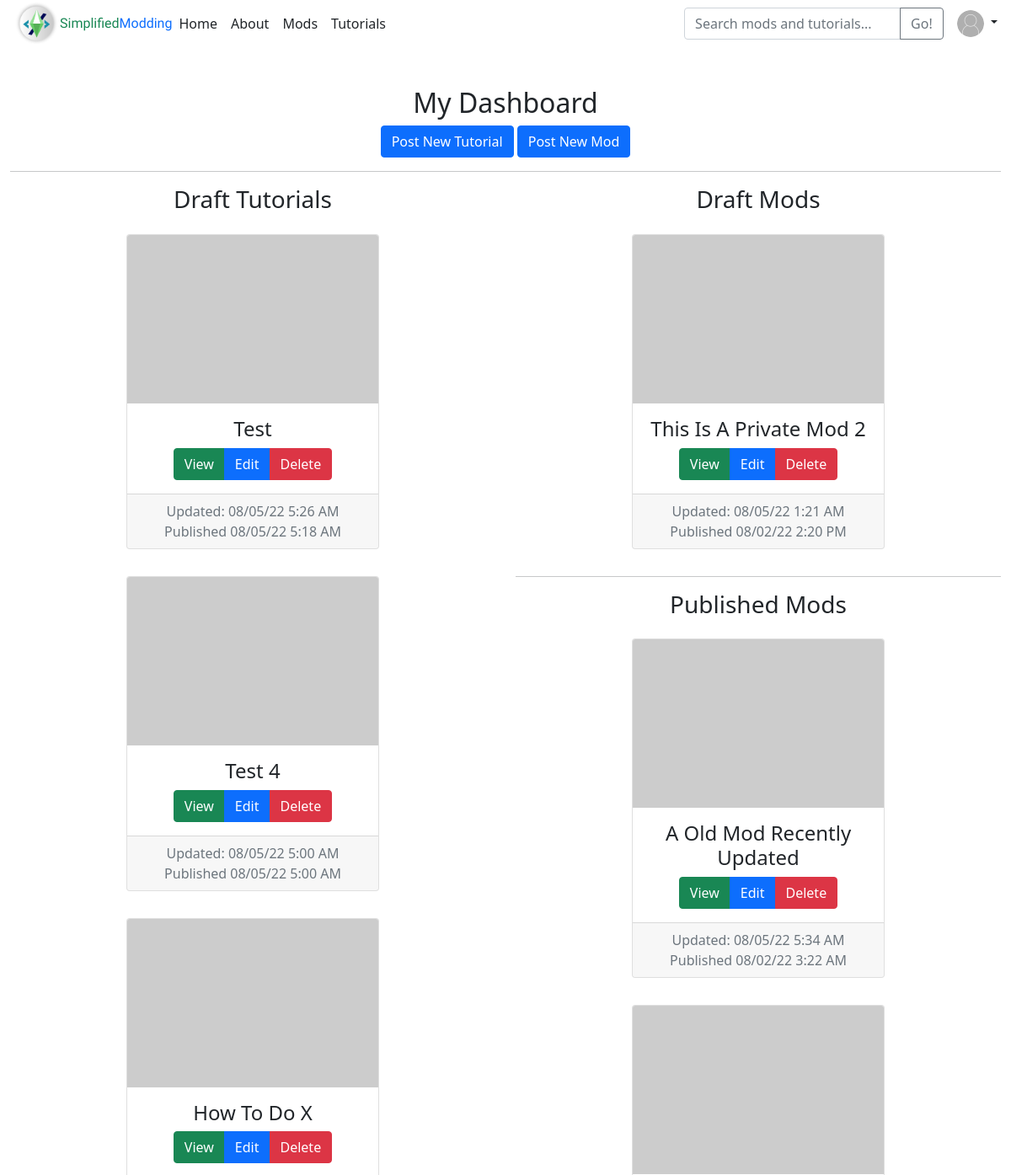
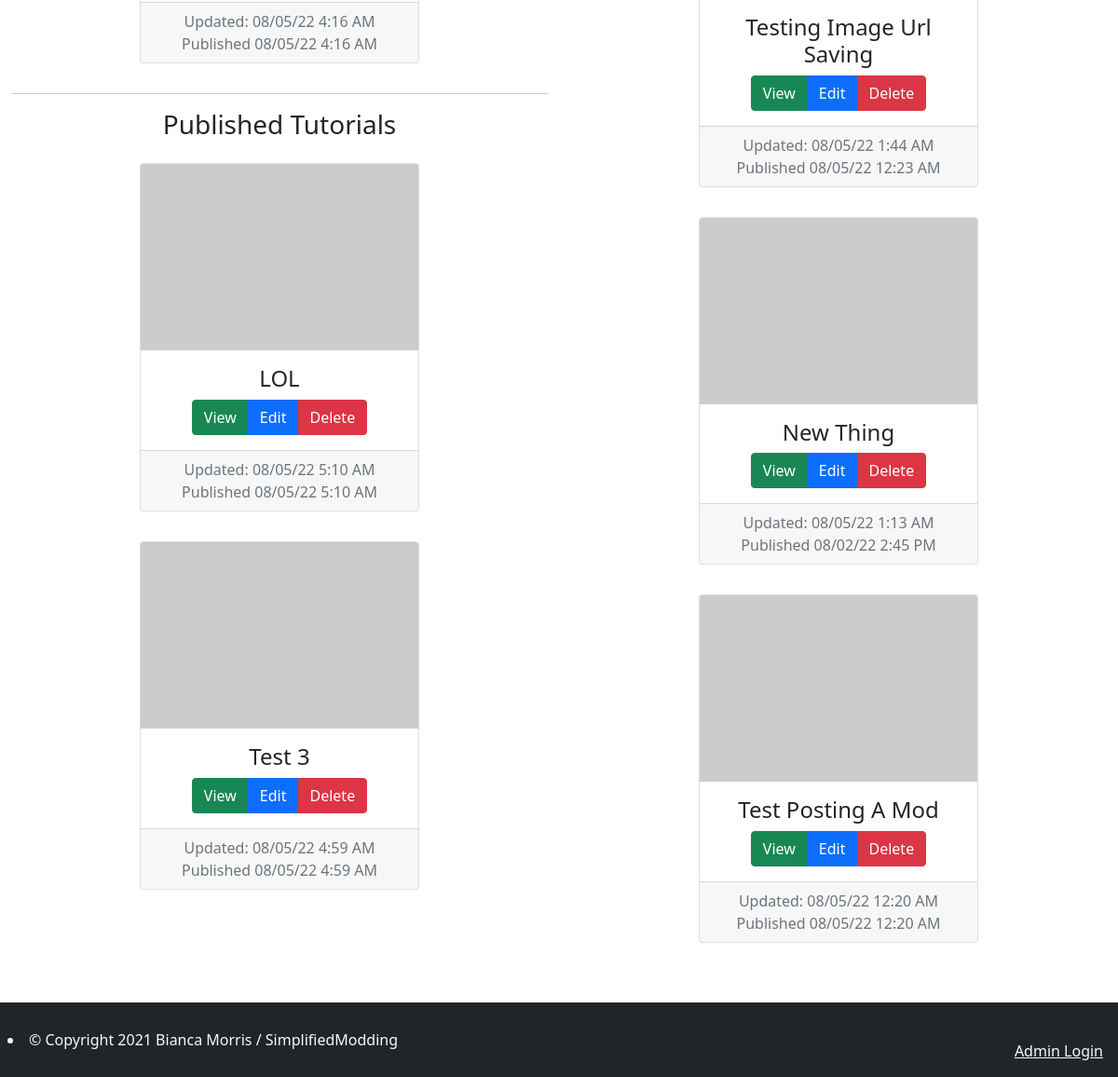
Before: /dashboard (signed in) with the older database file (2 pictures, top to bottom).
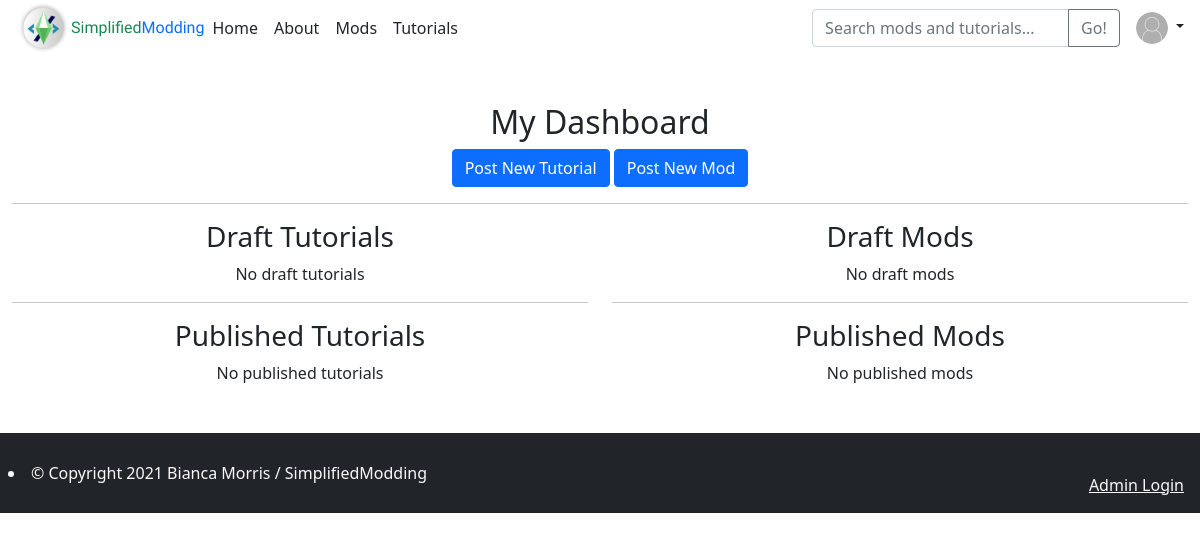
After: the same page with the newer database file.
### tables this page shows
CREATE TABLE tutorials (
id INTEGER NOT NULL PRIMARY KEY AUTOINCREMENT,
title TEXT NOT NULL,
tutorial_text TEXT NOT NULL,
video_embed_url TEXT,
feature_img_url TEXT,
updated INTEGER,
published INTEGER NOT NULL,
is_private BOOLEAN NOT NULL CHECK (is_private IN (0,1)),
is_draft BOOLEAN NOT NULL CHECK (is_draft IN (0, 1)),
tutorial_author INTEGER NOT NULL,
FOREIGN KEY (tutorial_author) REFERENCES users(id)
);

CREATE TABLE mods (
id INTEGER NOT NULL PRIMARY KEY AUTOINCREMENT,
title TEXT NOT NULL,
description TEXT,
download_url TEXT NOT NULL,
feature_img_url TEXT,
updated INTEGER,
published INTEGER NOT NULL,
version INTEGER NOT NULL,
is_private BOOLEAN NOT NULL CHECK (is_private IN (0,1)),
is_draft BOOLEAN NOT NULL CHECK (is_draft IN (0, 1)),
mod_author INTEGER NOT NULL,
FOREIGN KEY (mod_author) REFERENCES users(id)
);

### server/routes.py (the view)
@app_routes.route("/dashboard", methods=["GET"])
@login_required
@admin_required
def dashboard():
    user_id = session["user_id"]
    published_mods = db.execute("SELECT mods.id, title, updated, is_private, published, version, feature_img_url\
                                       FROM mods\
                                       WHERE is_draft = 0 AND mod_author = ?\
                                       ORDER BY updated desc", user_id)
    draft_mods = db.execute("SELECT mods.id, title, updated, is_private, published, version, feature_img_url\
                                        FROM mods\
                                         WHERE is_draft = 1 AND mod_author = ?\
                                         ORDER BY updated desc", user_id)
    published_tutorials = db.execute("SELECT tutorials.id, title, updated, is_private, published, feature_img_url\
                                     FROM tutorials\
                                     WHERE is_draft = 0 AND tutorial_author = ?\
                                     ORDER BY updated desc", user_id)
    draft_tutorials = db.execute("SELECT tutorials.id, title, updated, is_private, published, feature_img_url\
                                 FROM tutorials\
                                 WHERE is_draft = 1 AND tutorial_author = ?\
                                 ORDER BY updated desc", user_id)
    return render_template("admin_dash.html", context={ "published_mods": published_mods, "draft_mods": draft_mods, "published_tutorials": published_tutorials, "draft_tutorials": draft_tutorials })

### app.py (called while the page is built)
@app.after_request
def after_request(response):
    response.headers["Cache-Control"] = "no-cache, no-store, must-revalidate"
    response.headers["Expires"] = 0
    response.headers["Pragma"] = "no-cache"
    return response

@app.template_filter('stime')
def timestime(s):
    return datetime.fromtimestamp(s).strftime('%m/%d/%y %-I:%M %p')

### server/auth.py (called while the page is built)
def login_required(f):
    @wraps(f)
    def decorated_function(*args, **kwargs):
        if session.get("user_id") is None:
            return redirect("/login")
        return f(*args, **kwargs)
    return decorated_function

def admin_required(f):
    @wraps(f)
    def decorated_function(*args, **kwargs):
        return f(*args, **kwargs)
    return decorated_function

### templates/admin_dash.html (shortened to what this page needs)
{% extends "layout.html" %}
{% block main %}
    <h2>My Dashboard</h2>
    <nav>
        <a href="/tutorials/add" class="btn btn-primary">Post New Tutorial</a>
        <a href="/mods/add" class="btn btn-primary">Post New Mod</a>
    </nav>
    <hr/>
    <div class="row">
        <div class="col-md-6">
            <section>
                <h3>Draft Tutorials</h3>
                <div class="d-flex justify-content-center flex-wrap">
                {% for tut in context.draft_tutorials %}
                    <div class="card mod-card m-3">
                        {% if tut.feature_img_url %}
                            <img src="{{ tut.feature_img_url }}" class="card-img-top" alt="Placeholder Image"  width="300" height="200">
                        {% else %}
                            <img src="https://via.placeholder.com/300x200?text=Simplified+Modding.png" class="card-img-top" alt="Placeholder Image"  width="300" height="200">
                        {% endif %}
                        <div class="card-body">
                            <h4 class="card-title text-capitalize">{{ tut.title }}</h4>
                            <div class="btn-group" role="group" aria-label="Mod edit toolbar">
                                <a href="/tutorial/{{ tut.id }}" class="btn btn-success">View</a>
                                <a href="/tutorial/edit/{{ tut.id }}" class="btn btn-primary">Edit</a>
                                <button type="submit" onclick="onDelete('{{ tut.id }}', '/tutorial/edit/')" class="btn btn-danger">Delete</button>
                            </div>
                        </div>
                        <div class="card-footer text-muted">
                            Updated: {{ tut.updated | stime }}
                            <br/>
                            Published {{ tut.published | stime }}
                        </div>
                    </div>
                {% endfor %}
                {% if context.draft_tutorials|length == 0 %}
                    No draft tutorials
                {% endif %}
                </div>
            </section>
            <hr/>
            <section>
                <h3>Published Tutorials</h3>
                <div class="d-flex justify-content-center flex-wrap">
                    {% for tut in context.published_tutorials %}
                        <div class="card mod-card m-3">
                            {% if tut.feature_img_url %}
                                <img src="{{ tut.feature_img_url }}" class="card-img-top" alt="Placeholder Image"  width="300" height="200">
                            {% else %}
                                <img src="https://via.placeholder.com/300x200?text=Simplified+Modding.png" class="card-img-top" alt="Placeholder Image"  width="300" height="200">
                            {% endif %}
                            <div class="card-body">
                                <h4 class="card-title text-capitalize">{{ tut.title }}</h4>
                                <div class="btn-group" role="group" aria-label="Mod edit toolbar">
                                    <a href="/tutorial/{{ tut.id }}" class="btn btn-success">View</a>
                                    <a href="/tutorial/edit/{{ tut.id }}" class="btn btn-primary">Edit</a>
                                    <button type="submit" onclick="onDelete('{{ tut.id }}', '/tutorial/edit/')" class="btn btn-danger">Delete</button>
                                </div>
                            </div>
                            <div class="card-footer text-muted">
                                Updated: {{ tut.updated | stime }}
                                <br/>
                                Published {{ tut.published | stime }}
                            </div>
                        </div>
                    {% endfor %}
                    {% if context.published_tutorials|length == 0 %}
                        No published tutorials
                    {% endif %}
                </div>
            </section>
        </div>
        <div class="col-md-6">
            <section>
                <h3>Draft Mods</h3>
                <div class="d-flex justify-content-center flex-wrap">
                {% for mod in context.draft_mods %}
                    <div class="card mod-card m-3">
                        {% if mod.feature_img_url %}
                            <img src="{{ mod.feature_img_url }}" class="card-img-top" alt="Placeholder Image"  width="300" height="200">
                        {% else %}
                            <img src="https://via.placeholder.com/300x200?text=Simplified+Modding.png" class="card-img-top" alt="Placeholder Image"  width="300" height="200">
                        {% endif %}
                        <div class="card-body">
                            <h4 class="card-title text-capitalize">{{ mod.title }}</h4>
                            <div class="btn-group" role="group" aria-label="Mod edit toolbar">
                                <a href="/mod/{{ mod.id }}" class="btn btn-success">View</a>
                                <a href="/mod/edit/{{ mod.id }}" class="btn btn-primary">Edit</a>
                                <button type="submit" onclick="onDelete('{{ mod.id }}', '/mod/edit/')" class="btn btn-danger">Delete</button>
                            </div>
                        </div>
                        <div class="card-footer text-muted">
                            Updated: {{ mod.updated | stime }}
                            <br/>
                            Published {{ mod.published | stime }}
                        </div>
                    </div>
                {% endfor %}
                {% if context.draft_mods|length == 0 %}
                    No draft mods
                {% endif %}
                </div>
            </section>
            <hr/>
            <section>
                <h3>Published Mods</h3>
                <div class="d-flex justify-content-center flex-wrap">
                {% for mod in context.published_mods %}
                    <div class="card mod-card m-3">
                        {% if mod.feature_img_url %}
                            <img src="{{ mod.feature_img_url }}" class="card-img-top" alt="Placeholder Image"  width="300" height="200">
                        {% else %}
                            <img src="https://via.placeholder.com/300x200?text=Simplified+Modding.png" class="card-img-top" alt="Placeholder Image"  width="300" height="200">
                        {% endif %}
                        <div class="card-body">
                            <h4 class="card-title text-capitalize">{{ mod.title }}</h4>
                            <div class="btn-group" role="group" aria-label="Mod edit toolbar">
                                <a href="/mod/{{ mod.id }}" class="btn btn-success">View</a>
                                <a href="/mod/edit/{{ mod.id }}" class="btn btn-primary">Edit</a>
                                <button type="submit" onclick="onDelete('{{ mod.id }}', '/mod/edit/')" class="btn btn-danger">Delete</button>
                            </div>
                        </div>
                        <div class="card-footer text-muted">
                            Updated: {{ mod.updated | stime }}
                            <br/>
                            Published {{ mod.published | stime }}
                        </div>
                    </div>
                {% endfor %}
                {% if context.published_mods|length == 0 %}
                    No published mods
                {% endif %}
                </div>
            </section>
        </div>
    </div>
{% endblock %}

### templates/layout.html (shortened to what this page needs)
<!DOCTYPE html>
<html lang="en">
    <head>
        <link href="https://cdn.jsdelivr.net/npm/bootstrap@5.1.3/dist/css/bootstrap.min.css" rel="stylesheet">
        <link href="/static/app.css" rel="stylesheet">
    </head>
    <body>
        <nav class="d-flex flex-wrap align-items-center justify-content-center justify-content-lg-start mx-3">
            <a href="/" class="d-flex align-items-center mb-2 pr-2 mb-lg-0 text-decoration-none">
              <img src="/static/images/SimplifiedModdingLogo_NoBG.png" width="55" height="55"/>
              <div class="logo-type">
                <span class="text-success">Simplified</span><span class="text-primary">Modding</span>
              </div>
            </a>
            <ul class="nav col-12 col-lg-auto me-lg-auto mb-2 justify-content-center mb-md-0">
              <li><a href="/" class="nav-link px-2 link-dark">Home</a></li>
              <li><a href="/about" class="nav-link px-2 link-dark">About</a></li>
              <li><a href="/mods" class="nav-link px-2 link-dark">Mods</a></li>
              <li><a href="/tutorials" class="nav-link px-2 link-dark">Tutorials</a></li>
            </ul>
            <form action="/search" method="POST" class="col-12 col-lg-auto mb-3 mb-lg-0 me-lg-3" role="search">
                <div class="input-group">
                    <input type="search" class="form-control" placeholder="Search mods and tutorials..." name="keywords" required>
                    <button class="btn btn-outline-secondary" type="submit">Go!</button>
                </div>
            </form>
            {% if session["user_id"] %}
                <div class="dropdown text-end">
                    <a href="#" class="d-block link-dark text-decoration-none dropdown-toggle" data-bs-toggle="dropdown" aria-expanded="false">
                    <img src="/static/images/avatar.png" alt="avatar" class="rounded-circle" width="32" height="32">
                    </a>
                </div>
            {% endif %}
        </nav>
        <main class="container-fluid py-5 text-center">
            {% block main %}{% endblock %}
        </main>
        <footer class="navbar navbar-dark bg-dark">
            <li class="nav-item text-light m-2 text-small">
                &copy; Copyright 2021 Bianca Morris / SimplifiedModding
            </li>
            <li class="nav-item">
                <a class="nav-link text-light text-decoration-underline" href="/login">Admin Login</a>
            </li>
        </footer>
    </body>
</html>

### static/app.css (style rules this page uses)
body { animation: fadeInAnimation ease 3s; animation-iteration-count: 1; animation-fill-mode: forwards; }
.logo-type { font-family: 'Red Hat Display', sans-serif; }

Changed rows visible on the page:
removed tutorials: title "Test", updated|stime "08/05/22 5:26 AM", published|stime "08/05/22 5:18 AM", shown under "Draft Tutorials"
removed tutorials: title "Test 4", updated|stime "08/05/22 5:00 AM", published|stime "08/05/22 5:00 AM", shown under "Draft Tutorials"
removed tutorials: title "How To Do X", updated|stime "08/05/22 4:16 AM", published|stime "08/05/22 4:16 AM", shown under "Draft Tutorials"
removed tutorials: title "LOL", updated|stime "08/05/22 5:10 AM", published|stime "08/05/22 5:10 AM", shown under "Published Tutorials"
removed tutorials: title "Test 3", updated|stime "08/05/22 4:59 AM", published|stime "08/05/22 4:59 AM", shown under "Published Tutorials"
removed mods: title "This Is A Private Mod 2", updated|stime "08/05/22 1:21 AM", published|stime "08/02/22 2:20 PM", shown under "Draft Mods"
removed mods: title "A Old Mod Recently Updated", updated|stime "08/05/22 5:34 AM", published|stime "08/02/22 3:22 AM", shown under "Published Mods"
removed mods: title "Testing Image Url Saving", updated|stime "08/05/22 1:44 AM", published|stime "08/05/22 12:23 AM", shown under "Published Mods"
removed mods: title "New Thing", updated|stime "08/05/22 1:13 AM", published|stime "08/02/22 2:45 PM", shown under "Published Mods"
removed mods: title "Test Posting A Mod", updated|stime "08/05/22 12:20 AM", published|stime "08/05/22 12:20 AM", shown under "Published Mods"
Other visible differences:
text now shown: "No draft tutorials No published tutorials No draft mods No published mods"
